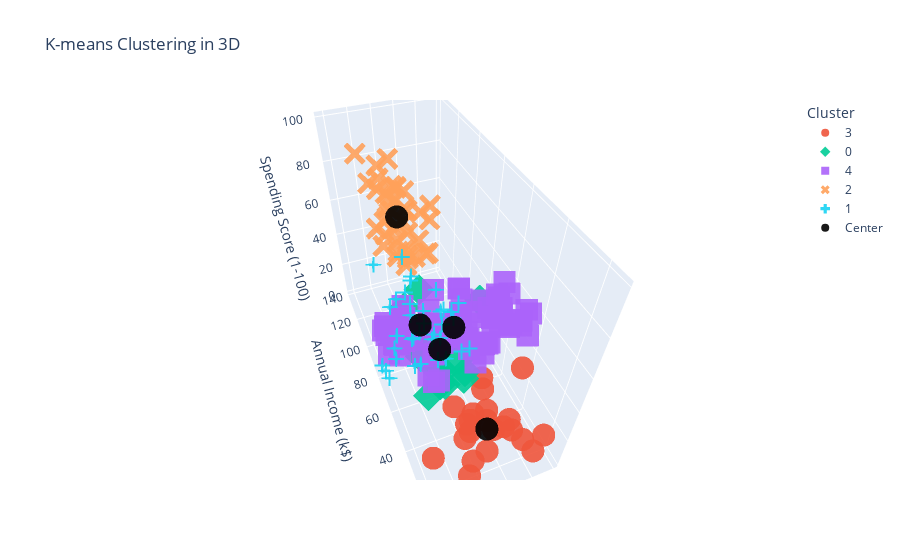

Source (notebook cell):
### Code cell
# making a 3rd plot using plotly for the final grah
x3 = df.iloc[:,1:]

kmeans = KMeans(n_clusters=5)
labels = kmeans.fit_predict(x3)
centers = kmeans.cluster_centers_

# Create a DataFrame with the data and labels
df1 = pd.DataFrame(x3, columns=['Age', 'Annual Income (k$)', 'Spending Score (1-100)'])
df1['Cluster'] = labels.astype(str)

# Create a DataFrame with cluster centers (use the same column names as in df1)
centers_df = pd.DataFrame(centers, columns=['Age', 'Annual Income (k$)', 'Spending Score (1-100)'])
centers_df['Cluster'] = 'Center'

# Concatenate data and centers DataFrames
final_df = pd.concat([df1, centers_df], ignore_index=True)

# Plot the 3D scatter plot using Plotly
fig = px.scatter_3d(final_df, x='Age', y='Annual Income (k$)', z='Spending Score (1-100)', color='Cluster',
                    symbol='Cluster', size_max=8, opacity=0.9,
                    title='K-means Clustering in 3D',color_discrete_map={'Center': 'black'})
fig.show()

### Figure 1 — Plotly figure (JSON) as saved in the notebook; plotly's stock layout.template omitted (floating-point values rounded to 4 significant figures)
{"data": [{"hovertemplate": "Cluster=3<br>Age=%{x}<br>Annual Income (k$)=%{y}<br>Spending Score (1-100)=%{z}<extra></extra>", "legendgroup": "3", "marker": {"color": "#EF553B", "opacity": 0.9, "symbol": "circle"}, "mode": "markers", "name": "3", "scene": "scene", "showlegend": true, "type": "scatter3d", "x": [19, 20, 31, 35, 64, 67, 58, 37, 35, 52, 35, 46, 54, 45, 40, 60, 53, 49, 42, 36, 65, 48, 49], "y": [15, 16, 17, 18, 19, 19, 20, 20, 21, 23, 24, 25, 28, 28, 29, 30, 33, 33, 34, 37, 38, 39, 39], "z": [39, 6, 40, 6, 3, 14, 15, 13, 35, 29, 35, 5, 14, 32, 31, 4, 4, 14, 17, 26, 35, 36, 28]}, {"hovertemplate": "Cluster=0<br>Age=%{x}<br>Annual Income (k$)=%{y}<br>Spending Score (1-100)=%{z}<extra></extra>", "legendgroup": "0", "marker": {"color": "#00cc96", "opacity": 0.9, "symbol": "diamond"}, "mode": "markers", "name": "0", "scene": "scene", "showlegend": true, "type": "scatter3d", "x": [21, 23, 22, 23, 30, 35, 24, 22, 20, 35, 25, 31, 29, 35, 23, 21, 18, 21, 30, 20, 24, 31, 24], "y": [15, 16, 17, 18, 19, 19, 20, 20, 21, 23, 24, 25, 28, 28, 29, 30, 33, 33, 34, 37, 38, 39, 39], "z": [81, 77, 76, 94, 72, 99, 77, 79, 66, 98, 73, 73, 82, 61, 87, 73, 92, 81, 73, 75, 92, 61, 65]}, {"hovertemplate": "Cluster=4<br>Age=%{x}<br>Annual Income (k$)=%{y}<br>Spending Score (1-100)=%{z}<extra></extra>", "legendgroup": "4", "marker": {"color": "#ab63fa", "opacity": 0.9, "symbol": "square"}, "mode": "markers", "name": "4", "scene": "scene", "showlegend": true, "type": "scatter3d", "x": [50, 27, 29, 31, 49, 33, 31, 59, 50, 47, 51, 69, 27, 53, 70, 19, 67, 54, 63, 18, 43, 68, 19, 32, 70, 47, 60, 60, 59, 26, 45, 40, 23, 49, 57, 38, 67, 46, 21, 48, 55, 22, 34, 50, 68, 18, 48, 40, 32, 24, 47, 27, 48, 20, 23, 49, 67, 26, 49, 21, 66, 54, 68, 66, 65, 19, 38, 19, 18, 19, 63, 49, 51, 50, 27, 38, 40, 43, 28], "y": [40, 40, 40, 40, 42, 42, 43, 43, 43, 43, 44, 44, 46, 46, 46, 46, 47, 47, 48, 48, 48, 48, 48, 48, 49, 49, 50, 50, 54, 54, 54, 54, 54, 54, 54, 54, 54, 54, 54, 54, 57, 57, 58, 58, 59, 59, 60, 60, 60, 60, 60, 60, 61, 61, 62, 62, 62, 62, 62, 62, 63, 63, 63, 63, 63, 63, 64, 64, 65, 65, 65, 65, 67, 67, 67, 67, 69, 71, 76], "z": [55, 47, 42, 42, 52, 60, 54, 60, 45, 41, 50, 46, 51, 46, 56, 55, 52, 59, 51, 59, 50, 48, 59, 47, 55, 42, 49, 56, 47, 54, 53, 48, 52, 42, 51, 55, 41, 44, 57, 46, 58, 55, 60, 46, 55, 41, 49, 40, 42, 52, 47, 50, 42, 49, 41, 48, 59, 55, 56, 42, 50, 46, 43, 48, 52, 54, 42, 46, 48, 50, 43, 59, 43, 57, 56, 40, 58, 35, 40]}, {"hovertemplate": "Cluster=2<br>Age=%{x}<br>Annual Income (k$)=%{y}<br>Spending Score (1-100)=%{z}<extra></extra>", "legendgroup": "2", "marker": {"color": "#FFA15A", "opacity": 0.9, "symbol": "x"}, "mode": "markers", "name": "2", "scene": "scene", "showlegend": true, "type": "scatter3d", "x": [39, 31, 40, 38, 39, 31, 29, 32, 35, 32, 32, 28, 32, 34, 39, 38, 27, 30, 30, 29, 31, 36, 33, 32, 28, 36, 30, 27, 35, 32, 29, 30, 28, 36, 32, 38, 35, 32, 30], "y": [69, 70, 71, 71, 71, 72, 73, 73, 74, 75, 76, 77, 77, 78, 78, 78, 78, 78, 78, 79, 81, 85, 86, 87, 87, 87, 88, 88, 93, 97, 98, 99, 101, 103, 103, 113, 120, 126, 137], "z": [91, 77, 95, 75, 75, 71, 88, 73, 72, 93, 87, 97, 74, 90, 88, 76, 89, 78, 73, 83, 93, 75, 95, 63, 75, 92, 86, 69, 90, 86, 88, 97, 68, 85, 69, 91, 79, 74, 83]}, {"hovertemplate": "Cluster=1<br>Age=%{x}<br>Annual Income (k$)=%{y}<br>Spending Score (1-100)=%{z}<extra></extra>", "legendgroup": "1", "marker": {"color": "#19d3f3", "opacity": 0.9, "symbol": "cross"}, "mode": "markers", "name": "1", "scene": "scene", "showlegend": true, "type": "scatter3d", "x": [23, 59, 47, 25, 20, 44, 19, 57, 25, 48, 34, 43, 44, 47, 37, 34, 56, 19, 50, 42, 36, 40, 36, 52, 58, 59, 37, 46, 41, 54, 41, 34, 33, 47, 45, 32], "y": [70, 71, 71, 72, 73, 73, 74, 75, 77, 77, 78, 78, 78, 78, 78, 78, 79, 81, 85, 86, 87, 87, 87, 88, 88, 93, 97, 98, 99, 101, 103, 103, 113, 120, 126, 137], "z": [29, 11, 9, 34, 5, 7, 10, 5, 12, 36, 22, 17, 20, 16, 1, 1, 35, 5, 26, 20, 27, 13, 10, 13, 15, 14, 32, 15, 39, 24, 17, 23, 8, 16, 28, 18]}, {"hovertemplate": "Cluster=Center<br>Age=%{x}<br>Annual Income (k$)=%{y}<br>Spending Score (1-100)=%{z}<extra></extra>", "legendgroup": "Center", "marker": {"color": "black", "opacity": 0.9, "symbol": "circle"}, "mode": "markers", "name": "Center", "scene": "scene", "showlegend": true, "type": "scatter3d", "x": [25.52, 40.67, 32.69, 45.22, 43.09], "y": [26.3, 87.75, 86.54, 26.3, 55.29], "z": [78.57, 17.58, 82.13, 20.91, 49.57]}], "layout": {"autosize": true, "legend": {"title": {"text": "Cluster"}, "tracegroupgap": 0}, "scene": {"aspectmode": "auto", "aspectratio": {"x": 0.6093, "y": 1.429, "z": 1.148}, "camera": {"center": {"x": 0, "y": 0, "z": 0}, "eye": {"x": -0.5411, "y": -1.37, "z": 1.441}, "projection": {"type": "perspective"}, "up": {"x": 0, "y": 0, "z": 1}}, "domain": {"x": [0, 1], "y": [0, 1]}, "xaxis": {"title": {"text": "Age"}, "type": "linear"}, "yaxis": {"title": {"text": "Annual Income (k$)"}, "type": "linear"}, "zaxis": {"title": {"text": "Spending Score (1-100)"}, "type": "linear"}}, "title": {"text": "K-means Clustering in 3D"}}}
